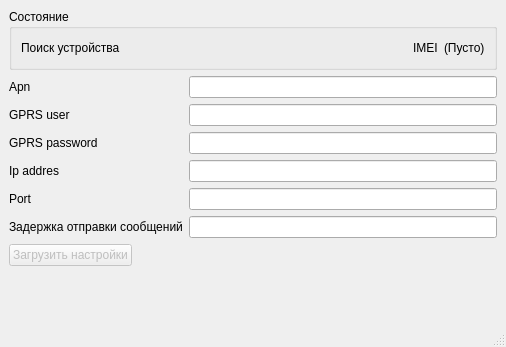
<?xml version="1.0" encoding="UTF-8"?>
<ui version="4.0">
 <class>MainWindow</class>
 <widget class="QMainWindow" name="MainWindow">
  <property name="geometry">
   <rect>
    <x>0</x>
    <y>0</y>
    <width>506</width>
    <height>347</height>
   </rect>
  </property>
  <property name="windowTitle">
   <string>MainWindow</string>
  </property>
  <widget class="QWidget" name="centralwidget">
   <layout class="QVBoxLayout" name="verticalLayout">
    <item>
     <widget class="QGroupBox" name="groupBox">
      <property name="title">
       <string>Состояние</string>
      </property>
      <layout class="QHBoxLayout" name="horizontalLayout">
       <item>
        <widget class="QLabel" name="label_state">
         <property name="text">
          <string>Поиск устройства</string>
         </property>
        </widget>
       </item>
       <item>
        <spacer name="horizontalSpacer">
         <property name="orientation">
          <enum>Qt::Horizontal</enum>
         </property>
         <property name="sizeHint" stdset="0">
          <size>
           <width>280</width>
           <height>20</height>
          </size>
         </property>
        </spacer>
       </item>
       <item>
        <widget class="QLabel" name="label_8">
         <property name="text">
          <string>IMEI</string>
         </property>
        </widget>
       </item>
       <item>
        <widget class="QLabel" name="label_imei">
         <property name="text">
          <string>(Пусто)</string>
         </property>
        </widget>
       </item>
      </layout>
     </widget>
    </item>
    <item>
     <layout class="QGridLayout" name="gridLayout">
      <item row="0" column="0">
       <widget class="QLabel" name="label">
        <property name="text">
         <string>Apn</string>
        </property>
       </widget>
      </item>
      <item row="0" column="1">
       <widget class="QLineEdit" name="lineEdit_apn"/>
      </item>
      <item row="1" column="0">
       <widget class="QLabel" name="label_2">
        <property name="text">
         <string>GPRS user</string>
        </property>
       </widget>
      </item>
      <item row="1" column="1">
       <widget class="QLineEdit" name="lineEdit_user"/>
      </item>
      <item row="2" column="0">
       <widget class="QLabel" name="label_3">
        <property name="text">
         <string>GPRS password</string>
        </property>
       </widget>
      </item>
      <item row="2" column="1">
       <widget class="QLineEdit" name="lineEdit_password"/>
      </item>
      <item row="3" column="0">
       <widget class="QLabel" name="label_4">
        <property name="text">
         <string>Ip addres</string>
        </property>
       </widget>
      </item>
      <item row="3" column="1">
       <widget class="QLineEdit" name="lineEdit_addres"/>
      </item>
      <item row="4" column="0">
       <widget class="QLabel" name="label_5">
        <property name="text">
         <string>Port</string>
        </property>
       </widget>
      </item>
      <item row="4" column="1">
       <widget class="QLineEdit" name="lineEdit_port"/>
      </item>
      <item row="5" column="0">
       <widget class="QLabel" name="label_6">
        <property name="text">
         <string>Задержка отправки сообщений</string>
        </property>
       </widget>
      </item>
      <item row="5" column="1">
       <widget class="QLineEdit" name="lineEdit_timeout"/>
      </item>
     </layout>
    </item>
    <item>
     <layout class="QHBoxLayout" name="horizontalLayout_2">
      <item>
       <widget class="QPushButton" name="pushButton_saveSetting">
        <property name="enabled">
         <bool>false</bool>
        </property>
        <property name="text">
         <string>Загрузить настройки</string>
        </property>
       </widget>
      </item>
      <item>
       <spacer name="horizontalSpacer_2">
        <property name="orientation">
         <enum>Qt::Horizontal</enum>
        </property>
        <property name="sizeHint" stdset="0">
         <size>
          <width>40</width>
          <height>20</height>
         </size>
        </property>
       </spacer>
      </item>
     </layout>
    </item>
    <item>
     <spacer name="verticalSpacer">
      <property name="orientation">
       <enum>Qt::Vertical</enum>
      </property>
      <property name="sizeHint" stdset="0">
       <size>
        <width>20</width>
        <height>40</height>
       </size>
      </property>
     </spacer>
    </item>
   </layout>
  </widget>
  <widget class="QMenuBar" name="menubar">
   <property name="geometry">
    <rect>
     <x>0</x>
     <y>0</y>
     <width>506</width>
     <height>21</height>
    </rect>
   </property>
  </widget>
  <widget class="QStatusBar" name="statusbar"/>
 </widget>
 <resources/>
 <connections/>
</ui>
